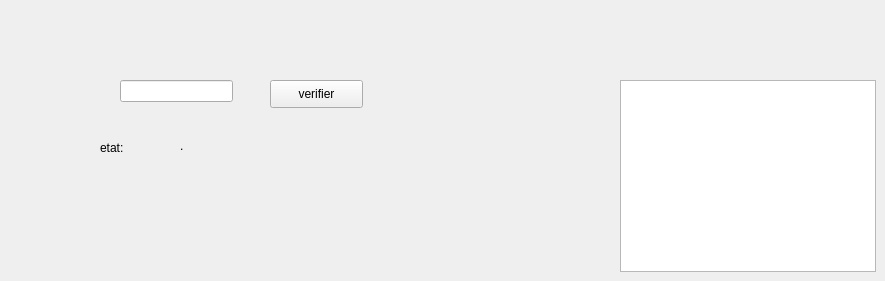
      <widget class="QWidget" name="tab_9">
       <attribute name="title">
        <string>recherche</string>
       </attribute>
       <widget class="QLineEdit" name="lineEdit_11">
        <property name="geometry">
         <rect>
          <x>120</x>
          <y>80</y>
          <width>113</width>
          <height>22</height>
         </rect>
        </property>
       </widget>
       <widget class="QPushButton" name="pushButton_5">
        <property name="geometry">
         <rect>
          <x>270</x>
          <y>80</y>
          <width>93</width>
          <height>28</height>
         </rect>
        </property>
        <property name="text">
         <string>verifier</string>
        </property>
       </widget>
       <widget class="QLabel" name="label_19">
        <property name="geometry">
         <rect>
          <x>180</x>
          <y>130</y>
          <width>101</width>
          <height>31</height>
         </rect>
        </property>
        <property name="text">
         <string>.</string>
        </property>
       </widget>
       <widget class="QLabel" name="label_20">
        <property name="geometry">
         <rect>
          <x>100</x>
          <y>140</y>
          <width>56</width>
          <height>16</height>
         </rect>
        </property>
        <property name="text">
         <string>etat:</string>
        </property>
       </widget>
       <widget class="QTableView" name="tableView">
        <property name="geometry">
         <rect>
          <x>620</x>
          <y>80</y>
          <width>256</width>
          <height>192</height>
         </rect>
        </property>
       </widget>
      </widget>
